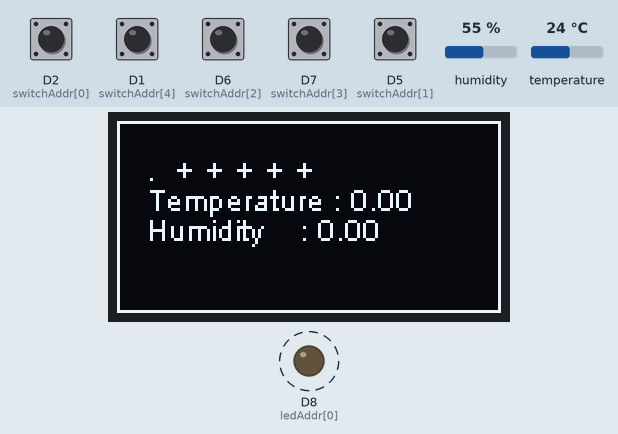
Simulated run of this sketch. Board: ESP8266 (NodeMCU). Shown: 128×64 one-colour display, output pins drawn as LEDs (lit = HIGH). Dashed ring = blinking. Inputs (shaded band) come from the test bench; at power-on: D1 (switchAddr[4]), D2 (switchAddr[0]), D5 (switchAddr[1]), D6 (switchAddr[2]), D7 (switchAddr[3]) HIGH, humidity 55 %, temperature 24 °C. What the sketch prints to the serial monitor is not drawn.

Above: at 1.7 s.
1.8 s: D2 (switchAddr[0]) pulled LOW for 3 s
At 4.5 s:
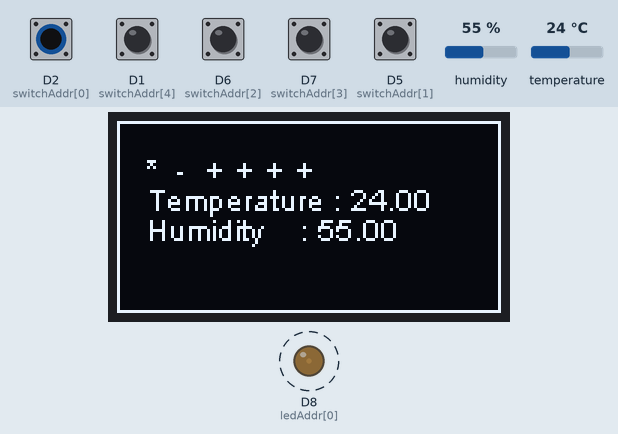
7.7 s: humidity set to 22 %
At 8.36 s:
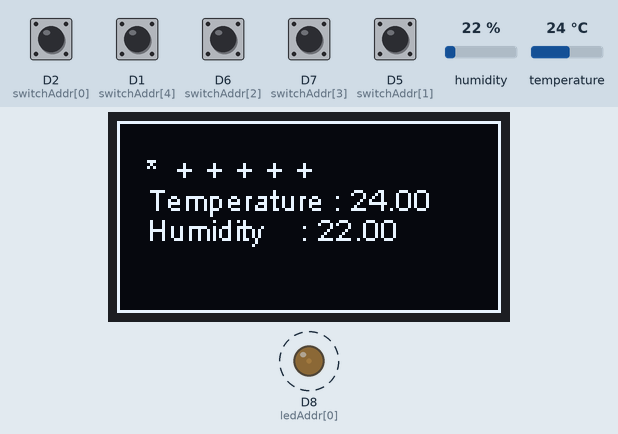
13.6 s: D1 (switchAddr[4]) pulled LOW for 3 s
At 13.73 s:
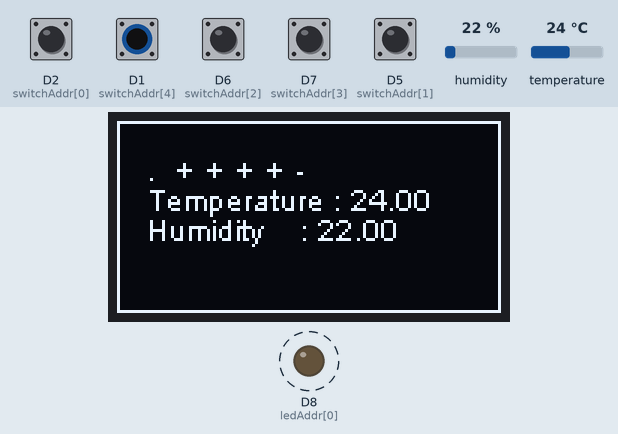
19.5 s: D6 (switchAddr[2]) pulled LOW for 3 s
At 19.73 s:
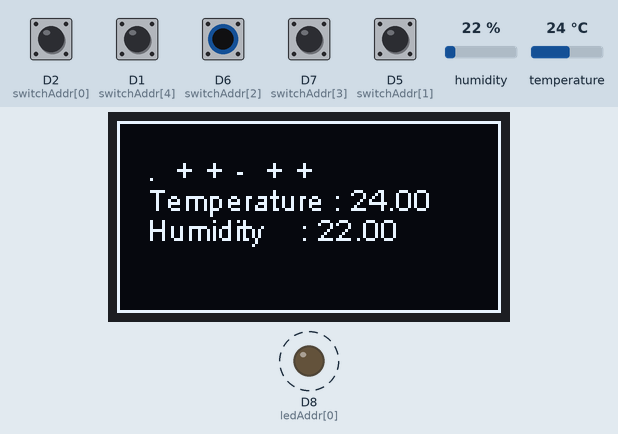
25.4 s: D7 (switchAddr[3]) pulled LOW for 3 s
At 25.74 s:
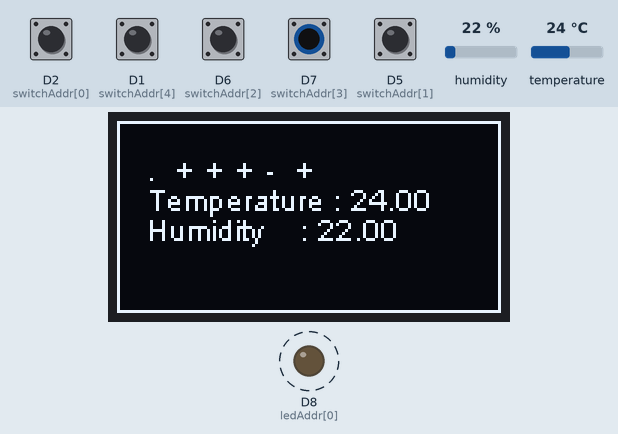
31.3 s: D5 (switchAddr[1]) pulled LOW for 3 s
At 31.75 s:
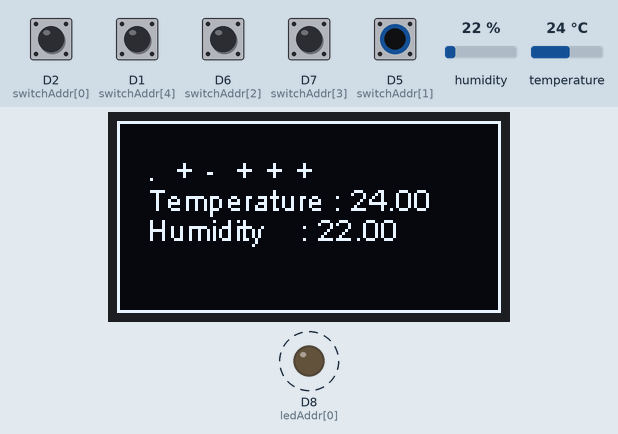
Timing chart, 0 to 38.2 s (numbered marks = the images above; inputs shaded):
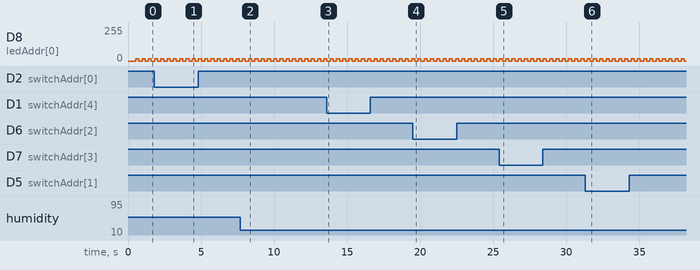

Measured:
- after the input at 1.8 s, the display: first changes at once (image 1 shows a later state)
- after the input at 7.7 s, the display: first differs from a run without the input after 0.56 s (image 2)
- after the input at 13.6 s, the display: changes at once (image 3)
- after the input at 19.5 s, the display: changes after 0.13 s (image 4)
- after the input at 25.4 s, the display: first changes at once (image 5 shows a later state)
- after the input at 31.3 s, the display: first changes after 0.13 s (image 6 shows a later state)
- by itself, D8 (ledAddr[0]): alternates 16/255 for 0.21 s and 0/255 for 0.21 s

The sketch:

esp2866-envsensor-testfw.ino
```cpp
#include <Wire.h>
#include "SSD1306Wire.h"

#include "DHTesp.h"

// Available: D0, D1, D2, D3, D4, D5, D6, D7, D8
//                 IO  IO  O   O   IO  IO IO  ~O
//                                        S
//                        D   D       TH
//             L  S    S          S       S   L


#define NUM_SWITCH  5
int switchAddr[NUM_SWITCH] = {D2, D5, D6, D7, D1};//, D6, D2, D5};

#define NUM_LED 1
int ledAddr[NUM_LED] = {D8};

#define DISPLAY_SCL D4
#define DISPLAY_SDA D3

#define DHT11_S D0

boolean switchStates[NUM_SWITCH];
boolean ledStates[NUM_LED];

DHTesp dht;
int dhtPeriod;

SSD1306Wire display(0x3c, DISPLAY_SDA, DISPLAY_SCL);

unsigned long lastMs = 0, lastTelemAccum = 0;
float temperature, humidity;

void updateLeds() {
    for (int i = 0; i < NUM_LED; i++) {
        analogWrite(ledAddr[i], ledStates[i] ? 0x10 : 0);
    }
}

void updateDisplay() {
    display.clear();

    display.setColor(WHITE);

    char str[(NUM_SWITCH + NUM_LED) * 2];

    int x = 10;

    for(int i = 0; i < NUM_LED; i++) {
        display.drawString(x, 10, ledStates[i] ? "*" : ".");
        x += 10;
    }

    for(int i = 0; i < NUM_SWITCH; i++) {
        display.drawString(x, 10, switchStates[i] ? "+" : "-");
        x += 10;
    }

    char tempStr[20], humStr[20];

    sprintf(tempStr, "Temperature : %0.2f", temperature);
    sprintf(humStr, "Humidity    : %0.2f", humidity);

    display.drawString(10, 20, tempStr);
    display.drawString(10, 30, humStr);

    display.drawRect(0,0,128,64);

    display.display();
}

void ICACHE_RAM_ATTR handleSwitchChange() {
    Serial.println("Switch interrupt");
    for (int i = 0; i < NUM_SWITCH; i++) {
        switchStates[i] = digitalRead(switchAddr[i]);
        Serial.printf("  %d: %s\n", i, switchStates[i] ? "on" : "off");
    }
}

void setup() {
    Serial.begin(115200);
    delay(500);

    for (int i = 0; i < NUM_LED; i++) {
        pinMode(ledAddr[i], OUTPUT);
    }

    for (int i = 0; i < NUM_SWITCH; i++) {
        pinMode(switchAddr[i], INPUT);
        attachInterrupt(digitalPinToInterrupt(switchAddr[i]), handleSwitchChange, CHANGE);
    }

    display.init();
    Serial.printf("Display initialised.\n");

    dht.setup(DHT11_S, DHTesp::DHT11);
    Serial.printf("DHT initialised.\n");

    dhtPeriod = dht.getMinimumSamplingPeriod() * 4;
    Serial.printf("DHT minimum sampling period: %d\n", dhtPeriod);

    handleSwitchChange();
}

void loop() {
    unsigned long currentMs = millis();
    unsigned long elapsed = currentMs - lastMs;
    lastMs = currentMs;
    lastTelemAccum += elapsed;

    for (int i = 0; i < NUM_LED; i++) {
        ledStates[i] = !ledStates[i];
    }

    if (lastTelemAccum > dhtPeriod) {
        lastTelemAccum = 0;

        humidity = dht.getHumidity();
        temperature = dht.getTemperature();

        Serial.printf("humidity: %f\n", humidity);
        Serial.printf("temperature: %f\n", temperature);
    }

    updateDisplay();
    updateLeds();

    delay(200);
}
```
